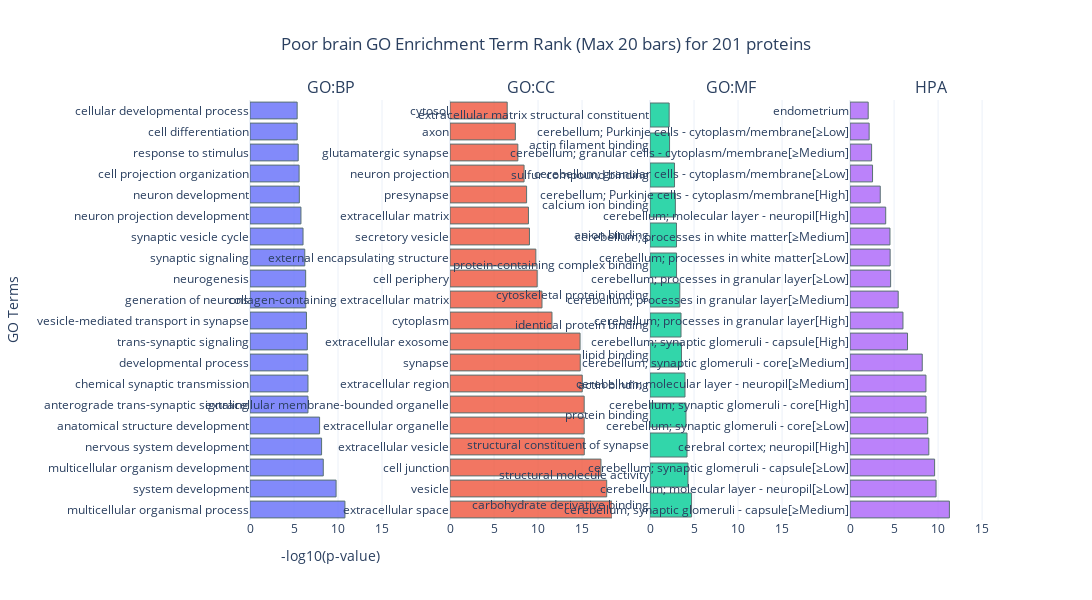
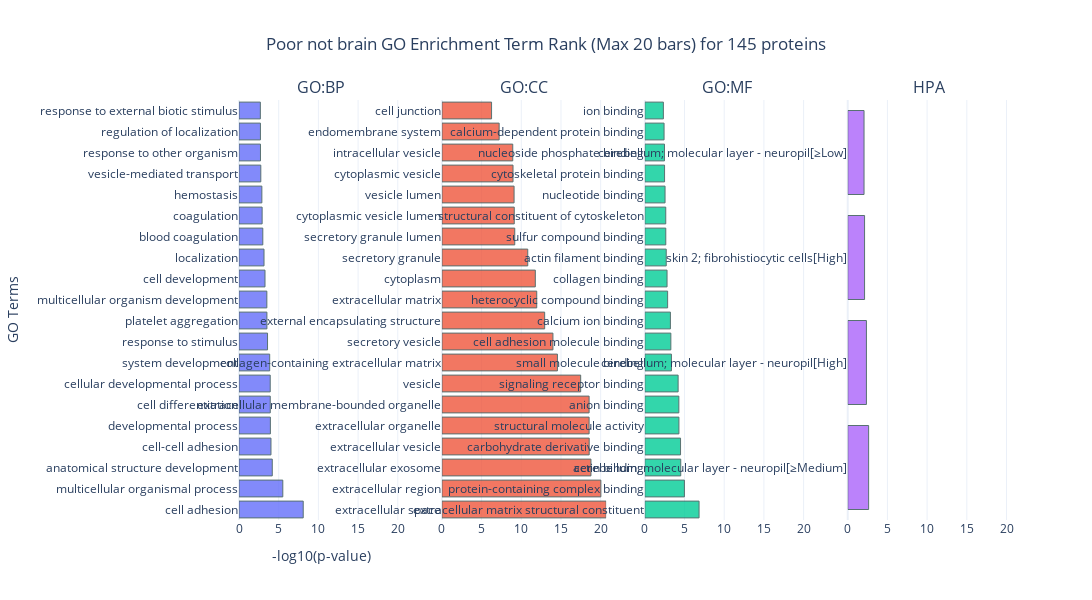
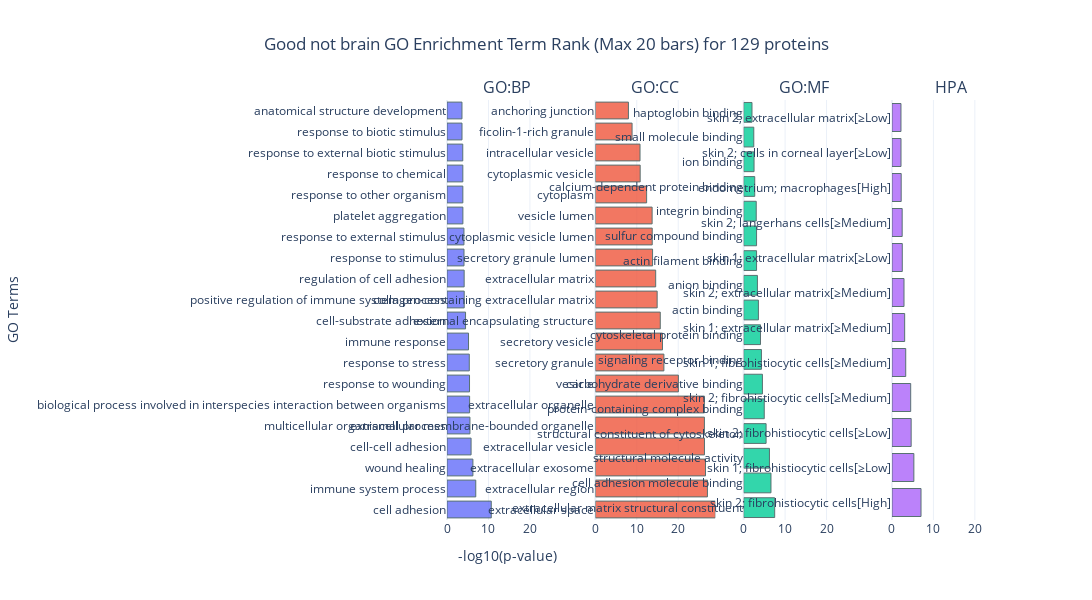
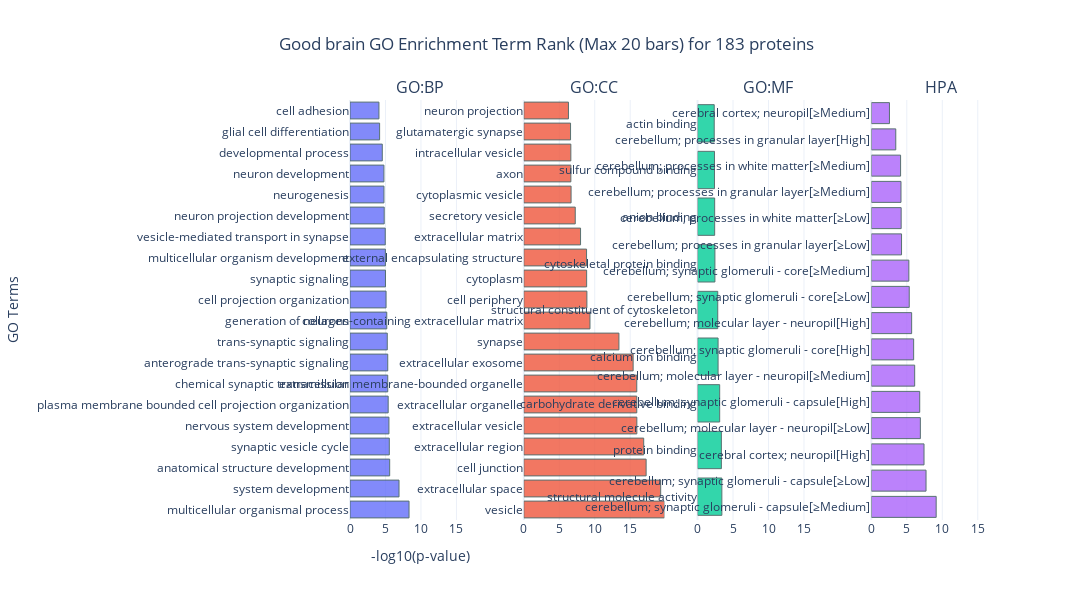

Notebook cell for these charts, in order:
### Code cell
samples = [poor_brain, poor_notbrain, good_notbrain, good_brain]
sample_names = ['Poor brain', 'Poor not brain', 'Good not brain', 'Good brain']
sample_protdict = {}

for i, sample in enumerate(samples):
    print(f"Processing sample: {sample_names[i]}")
    print(f"Sample content: {sample}")
    
    # Filter and average the DataFrame for the current sample
    averaged_df = prot_mlmarker_df_filtered[prot_mlmarker_df_filtered['filename'].isin(sample)].iloc[:, :-4].groupby('index').mean()
    print(averaged_df.shape)
    # Flatten the DataFrame and filter out zero values
    non_zero_values = averaged_df.values.flatten()
    non_zero_values = non_zero_values[non_zero_values != 0]
    
    # Calculate the 95th percentile for the non-zero values
    top_percentile_threshold = pd.Series(non_zero_values).quantile(0.99)
    print(f"95th percentile threshold for {sample_names[i]}: {top_percentile_threshold}")
    
    # Identify the indices where any column contains a value in the top 5%
    top_percentile_indices = list(averaged_df[averaged_df.apply(lambda row: any(row > top_percentile_threshold), axis=1)].index)
    print(f"Number of top percentile indices for {sample_names[i]}: {len(top_percentile_indices)}")
    
    # Store the indices in the dictionary
    sample_protdict[sample_names[i]] = top_percentile_indices
    
    # Perform GO enrichment and visualization
    godf = get_go_enrichment(top_percentile_indices)
    visualise_go_enrichment(godf, title=sample_names[i], max_bars=20, proteins=len(top_percentile_indices))

### Figure 1 — Plotly figure (JSON) as saved in the notebook; plotly's stock layout.template omitted (floating-point values rounded to 4 significant figures)
{"data": [{"hoverinfo": "x+y", "marker": {"line": {"color": "DarkSlateGrey", "width": 1}, "opacity": 0.8}, "name": "GO:BP", "orientation": "h", "type": "bar", "x": [10.79, 9.782, 8.325, 8.133, 7.905, 6.587, 6.587, 6.567, 6.513, 6.413, 6.333, 6.325, 6.222, 6.026, 5.787, 5.605, 5.579, 5.477, 5.364, 5.359], "xaxis": "x", "y": ["multicellular organismal process", "system development", "multicellular organism development", "nervous system development", "anatomical structure development", "anterograde trans-synaptic signaling", "chemical synaptic transmission", "developmental process", "trans-synaptic signaling", "vesicle-mediated transport in synapse", "generation of neurons", "neurogenesis", "synaptic signaling", "synaptic vesicle cycle", "neuron projection development", "neuron development", "cell projection organization", "response to stimulus", "cell differentiation", "cellular developmental process"], "yaxis": "y"}, {"hoverinfo": "x+y", "marker": {"line": {"color": "DarkSlateGrey", "width": 1}, "opacity": 0.8}, "name": "GO:CC", "orientation": "h", "type": "bar", "x": [18.4, 17.8, 17.15, 15.25, 15.24, 15.24, 15.02, 14.79, 14.77, 11.58, 10.45, 9.902, 9.751, 9.026, 8.911, 8.7, 8.413, 7.707, 7.422, 6.497], "xaxis": "x2", "y": ["extracellular space", "vesicle", "cell junction", "extracellular vesicle", "extracellular organelle", "extracellular membrane-bounded organelle", "extracellular region", "synapse", "extracellular exosome", "cytoplasm", "collagen-containing extracellular matrix", "cell periphery", "external encapsulating structure", "secretory vesicle", "extracellular matrix", "presynapse", "neuron projection", "glutamatergic synapse", "axon", "cytosol"], "yaxis": "y2"}, {"hoverinfo": "x+y", "marker": {"line": {"color": "DarkSlateGrey", "width": 1}, "opacity": 0.8}, "name": "GO:MF", "orientation": "h", "type": "bar", "x": [4.717, 4.307, 4.2, 4.081, 3.971, 3.572, 3.519, 3.38, 3.012, 3.004, 2.879, 2.781, 2.216, 2.171], "xaxis": "x3", "y": ["carbohydrate derivative binding", "structural molecule activity", "structural constituent of synapse", "protein binding", "actin binding", "lipid binding", "identical protein binding", "cytoskeletal protein binding", "protein-containing complex binding", "anion binding", "calcium ion binding", "sulfur compound binding", "actin filament binding", "extracellular matrix structural constituent"], "yaxis": "y3"}, {"hoverinfo": "x+y", "marker": {"line": {"color": "DarkSlateGrey", "width": 1}, "opacity": 0.8}, "name": "HPA", "orientation": "h", "type": "bar", "x": [11.28, 9.771, 9.606, 8.947, 8.819, 8.63, 8.62, 8.202, 6.528, 6.008, 5.467, 4.608, 4.552, 4.532, 4.049, 3.429, 2.552, 2.446, 2.167, 2.059], "xaxis": "x4", "y": ["cerebellum; synaptic glomeruli - capsule[≥Medium]", "cerebellum; molecular layer - neuropil[≥Low]", "cerebellum; synaptic glomeruli - capsule[≥Low]", "cerebral cortex; neuropil[High]", "cerebellum; synaptic glomeruli - core[≥Low]", "cerebellum; synaptic glomeruli - core[High]", "cerebellum; molecular layer - neuropil[≥Medium]", "cerebellum; synaptic glomeruli - core[≥Medium]", "cerebellum; synaptic glomeruli - capsule[High]", "cerebellum; processes in granular layer[High]", "cerebellum; processes in granular layer[≥Medium]", "cerebellum; processes in granular layer[≥Low]", "cerebellum; processes in white matter[≥Low]", "cerebellum; processes in white matter[≥Medium]", "cerebellum; molecular layer - neuropil[High]", "cerebellum; Purkinje cells - cytoplasm/membrane[High]", "cerebellum; granular cells - cytoplasm/membrane[≥Low]", "cerebellum; granular cells - cytoplasm/membrane[≥Medium]", "cerebellum; Purkinje cells - cytoplasm/membrane[≥Low]", "endometrium"], "yaxis": "y4"}], "layout": {"annotations": [{"font": {"size": 16}, "showarrow": false, "text": "GO:BP", "x": 0.1062, "xanchor": "center", "xref": "paper", "y": 1, "yanchor": "bottom", "yref": "paper"}, {"font": {"size": 16}, "showarrow": false, "text": "GO:CC", "x": 0.3688, "xanchor": "center", "xref": "paper", "y": 1, "yanchor": "bottom", "yref": "paper"}, {"font": {"size": 16}, "showarrow": false, "text": "GO:MF", "x": 0.6313, "xanchor": "center", "xref": "paper", "y": 1, "yanchor": "bottom", "yref": "paper"}, {"font": {"size": 16}, "showarrow": false, "text": "HPA", "x": 0.8938, "xanchor": "center", "xref": "paper", "y": 1, "yanchor": "bottom", "yref": "paper"}], "height": 600, "showlegend": false, "title": {"text": "Poor brain GO Enrichment Term Rank (Max 20 bars) for 201 proteins", "x": 0.5}, "width": 3000, "xaxis": {"anchor": "y", "domain": [0, 0.2125], "range": [0, 18.4], "title": {"text": "-log10(p-value)"}}, "xaxis2": {"anchor": "y2", "domain": [0.2625, 0.475], "range": [0, 18.4]}, "xaxis3": {"anchor": "y3", "domain": [0.525, 0.7375], "range": [0, 18.4]}, "xaxis4": {"anchor": "y4", "domain": [0.7875, 1], "range": [0, 18.4]}, "yaxis": {"anchor": "x", "domain": [0, 1], "title": {"text": "GO Terms"}}, "yaxis2": {"anchor": "x2", "domain": [0, 1]}, "yaxis3": {"anchor": "x3", "domain": [0, 1]}, "yaxis4": {"anchor": "x4", "domain": [0, 1]}}}

### Figure 2 — Plotly figure (JSON) as saved in the notebook; plotly's stock layout.template omitted (floating-point values rounded to 4 significant figures)
{"data": [{"hoverinfo": "x+y", "marker": {"line": {"color": "DarkSlateGrey", "width": 1}, "opacity": 0.8}, "name": "GO:BP", "orientation": "h", "type": "bar", "x": [8.09, 5.519, 4.191, 4.028, 3.954, 3.937, 3.933, 3.866, 3.595, 3.516, 3.508, 3.276, 3.152, 3.0, 2.914, 2.88, 2.746, 2.705, 2.699, 2.69], "xaxis": "x", "y": ["cell adhesion", "multicellular organismal process", "anatomical structure development", "cell-cell adhesion", "developmental process", "cell differentiation", "cellular developmental process", "system development", "response to stimulus", "platelet aggregation", "multicellular organism development", "cell development", "localization", "blood coagulation", "coagulation", "hemostasis", "vesicle-mediated transport", "response to other organism", "regulation of localization", "response to external biotic stimulus"], "yaxis": "y"}, {"hoverinfo": "x+y", "marker": {"line": {"color": "DarkSlateGrey", "width": 1}, "opacity": 0.8}, "name": "GO:CC", "orientation": "h", "type": "bar", "x": [20.69, 20.02, 18.78, 18.55, 18.54, 18.54, 17.48, 14.55, 13.99, 12.94, 11.95, 11.77, 10.81, 9.177, 9.112, 9.091, 8.958, 8.923, 7.21, 6.255], "xaxis": "x2", "y": ["extracellular space", "extracellular region", "extracellular exosome", "extracellular vesicle", "extracellular organelle", "extracellular membrane-bounded organelle", "vesicle", "collagen-containing extracellular matrix", "secretory vesicle", "external encapsulating structure", "extracellular matrix", "cytoplasm", "secretory granule", "secretory granule lumen", "cytoplasmic vesicle lumen", "vesicle lumen", "cytoplasmic vesicle", "intracellular vesicle", "endomembrane system", "cell junction"], "yaxis": "y2"}, {"hoverinfo": "x+y", "marker": {"line": {"color": "DarkSlateGrey", "width": 1}, "opacity": 0.8}, "name": "GO:MF", "orientation": "h", "type": "bar", "x": [6.832, 4.984, 4.523, 4.499, 4.296, 4.286, 4.196, 3.352, 3.278, 3.224, 2.873, 2.8, 2.696, 2.64, 2.636, 2.548, 2.488, 2.476, 2.424, 2.337], "xaxis": "x3", "y": ["extracellular matrix structural constituent", "protein-containing complex binding", "actin binding", "carbohydrate derivative binding", "structural molecule activity", "anion binding", "signaling receptor binding", "small molecule binding", "cell adhesion molecule binding", "calcium ion binding", "heterocyclic compound binding", "collagen binding", "actin filament binding", "sulfur compound binding", "structural constituent of cytoskeleton", "nucleotide binding", "cytoskeletal protein binding", "nucleoside phosphate binding", "calcium-dependent protein binding", "ion binding"], "yaxis": "y3"}, {"hoverinfo": "x+y", "marker": {"line": {"color": "DarkSlateGrey", "width": 1}, "opacity": 0.8}, "name": "HPA", "orientation": "h", "type": "bar", "x": [2.633, 2.354, 2.12, 2.054], "xaxis": "x4", "y": ["cerebellum; molecular layer - neuropil[≥Medium]", "cerebellum; molecular layer - neuropil[High]", "skin 2; fibrohistiocytic cells[High]", "cerebellum; molecular layer - neuropil[≥Low]"], "yaxis": "y4"}], "layout": {"annotations": [{"font": {"size": 16}, "showarrow": false, "text": "GO:BP", "x": 0.1062, "xanchor": "center", "xref": "paper", "y": 1, "yanchor": "bottom", "yref": "paper"}, {"font": {"size": 16}, "showarrow": false, "text": "GO:CC", "x": 0.3688, "xanchor": "center", "xref": "paper", "y": 1, "yanchor": "bottom", "yref": "paper"}, {"font": {"size": 16}, "showarrow": false, "text": "GO:MF", "x": 0.6313, "xanchor": "center", "xref": "paper", "y": 1, "yanchor": "bottom", "yref": "paper"}, {"font": {"size": 16}, "showarrow": false, "text": "HPA", "x": 0.8938, "xanchor": "center", "xref": "paper", "y": 1, "yanchor": "bottom", "yref": "paper"}], "height": 600, "showlegend": false, "title": {"text": "Poor not brain GO Enrichment Term Rank (Max 20 bars) for 145 proteins", "x": 0.5}, "width": 3000, "xaxis": {"anchor": "y", "domain": [0, 0.2125], "range": [0, 20.69], "title": {"text": "-log10(p-value)"}}, "xaxis2": {"anchor": "y2", "domain": [0.2625, 0.475], "range": [0, 20.69]}, "xaxis3": {"anchor": "y3", "domain": [0.525, 0.7375], "range": [0, 20.69]}, "xaxis4": {"anchor": "y4", "domain": [0.7875, 1], "range": [0, 20.69]}, "yaxis": {"anchor": "x", "domain": [0, 1], "title": {"text": "GO Terms"}}, "yaxis2": {"anchor": "x2", "domain": [0, 1]}, "yaxis3": {"anchor": "x3", "domain": [0, 1]}, "yaxis4": {"anchor": "x4", "domain": [0, 1]}}}

### Figure 3 — Plotly figure (JSON) as saved in the notebook; plotly's stock layout.template omitted (floating-point values rounded to 4 significant figures)
{"data": [{"hoverinfo": "x+y", "marker": {"line": {"color": "DarkSlateGrey", "width": 1}, "opacity": 0.8}, "name": "GO:BP", "orientation": "h", "type": "bar", "x": [10.68, 6.942, 6.248, 5.807, 5.533, 5.456, 5.432, 5.375, 5.192, 4.477, 4.15, 4.137, 4.103, 4.086, 3.83, 3.822, 3.819, 3.805, 3.62, 3.61], "xaxis": "x", "y": ["cell adhesion", "immune system process", "wound healing", "cell-cell adhesion", "multicellular organismal process", "biological process involved in interspecies interaction between organisms", "response to wounding", "response to stress", "immune response", "cell-substrate adhesion", "positive regulation of immune system process", "regulation of cell adhesion", "response to stimulus", "response to external stimulus", "platelet aggregation", "response to other organism", "response to chemical", "response to external biotic stimulus", "response to biotic stimulus", "anatomical structure development"], "yaxis": "y"}, {"hoverinfo": "x+y", "marker": {"line": {"color": "DarkSlateGrey", "width": 1}, "opacity": 0.8}, "name": "GO:CC", "orientation": "h", "type": "bar", "x": [28.95, 27.04, 26.58, 26.32, 26.31, 26.31, 20.03, 16.54, 16.21, 15.67, 14.92, 14.56, 13.81, 13.73, 13.7, 12.38, 10.82, 10.78, 8.868, 7.985], "xaxis": "x2", "y": ["extracellular space", "extracellular region", "extracellular exosome", "extracellular vesicle", "extracellular membrane-bounded organelle", "extracellular organelle", "vesicle", "secretory granule", "secretory vesicle", "external encapsulating structure", "collagen-containing extracellular matrix", "extracellular matrix", "secretory granule lumen", "cytoplasmic vesicle lumen", "vesicle lumen", "cytoplasm", "cytoplasmic vesicle", "intracellular vesicle", "ficolin-1-rich granule", "anchoring junction"], "yaxis": "y2"}, {"hoverinfo": "x+y", "marker": {"line": {"color": "DarkSlateGrey", "width": 1}, "opacity": 0.8}, "name": "GO:MF", "orientation": "h", "type": "bar", "x": [7.494, 6.596, 6.228, 5.42, 4.976, 4.537, 4.297, 4.072, 3.566, 3.329, 3.124, 3.12, 3.041, 2.68, 2.515, 2.453, 2.017], "xaxis": "x3", "y": ["extracellular matrix structural constituent", "cell adhesion molecule binding", "structural molecule activity", "structural constituent of cytoskeleton", "protein-containing complex binding", "carbohydrate derivative binding", "signaling receptor binding", "cytoskeletal protein binding", "actin binding", "anion binding", "actin filament binding", "sulfur compound binding", "integrin binding", "calcium-dependent protein binding", "ion binding", "small molecule binding", "haptoglobin binding"], "yaxis": "y3"}, {"hoverinfo": "x+y", "marker": {"line": {"color": "DarkSlateGrey", "width": 1}, "opacity": 0.8}, "name": "HPA", "orientation": "h", "type": "bar", "x": [7.014, 5.288, 4.636, 4.522, 3.326, 3.069, 2.912, 2.495, 2.469, 2.23, 2.188, 2.18], "xaxis": "x4", "y": ["skin 2; fibrohistiocytic cells[High]", "skin 1; fibrohistiocytic cells[≥Low]", "skin 2; fibrohistiocytic cells[≥Low]", "skin 2; fibrohistiocytic cells[≥Medium]", "skin 1; fibrohistiocytic cells[≥Medium]", "skin 1; extracellular matrix[≥Medium]", "skin 2; extracellular matrix[≥Medium]", "skin 1; extracellular matrix[≥Low]", "skin 2; langerhans cells[≥Medium]", "endometrium; macrophages[High]", "skin 2; cells in corneal layer[≥Low]", "skin 2; extracellular matrix[≥Low]"], "yaxis": "y4"}], "layout": {"annotations": [{"font": {"size": 16}, "showarrow": false, "text": "GO:BP", "x": 0.1062, "xanchor": "center", "xref": "paper", "y": 1, "yanchor": "bottom", "yref": "paper"}, {"font": {"size": 16}, "showarrow": false, "text": "GO:CC", "x": 0.3688, "xanchor": "center", "xref": "paper", "y": 1, "yanchor": "bottom", "yref": "paper"}, {"font": {"size": 16}, "showarrow": false, "text": "GO:MF", "x": 0.6313, "xanchor": "center", "xref": "paper", "y": 1, "yanchor": "bottom", "yref": "paper"}, {"font": {"size": 16}, "showarrow": false, "text": "HPA", "x": 0.8938, "xanchor": "center", "xref": "paper", "y": 1, "yanchor": "bottom", "yref": "paper"}], "height": 600, "showlegend": false, "title": {"text": "Good not brain GO Enrichment Term Rank (Max 20 bars) for 129 proteins", "x": 0.5}, "width": 3000, "xaxis": {"anchor": "y", "domain": [0, 0.2125], "range": [0, 28.95], "title": {"text": "-log10(p-value)"}}, "xaxis2": {"anchor": "y2", "domain": [0.2625, 0.475], "range": [0, 28.95]}, "xaxis3": {"anchor": "y3", "domain": [0.525, 0.7375], "range": [0, 28.95]}, "xaxis4": {"anchor": "y4", "domain": [0.7875, 1], "range": [0, 28.95]}, "yaxis": {"anchor": "x", "domain": [0, 1], "title": {"text": "GO Terms"}}, "yaxis2": {"anchor": "x2", "domain": [0, 1]}, "yaxis3": {"anchor": "x3", "domain": [0, 1]}, "yaxis4": {"anchor": "x4", "domain": [0, 1]}}}

### Figure 4 — Plotly figure (JSON) as saved in the notebook; plotly's stock layout.template omitted (floating-point values rounded to 4 significant figures)
{"data": [{"hoverinfo": "x+y", "marker": {"line": {"color": "DarkSlateGrey", "width": 1}, "opacity": 0.8}, "name": "GO:BP", "orientation": "h", "type": "bar", "x": [8.32, 6.908, 5.592, 5.539, 5.486, 5.381, 5.319, 5.319, 5.254, 5.183, 5.083, 4.999, 4.988, 4.966, 4.821, 4.786, 4.781, 4.551, 4.172, 4.08], "xaxis": "x", "y": ["multicellular organismal process", "system development", "anatomical structure development", "synaptic vesicle cycle", "nervous system development", "plasma membrane bounded cell projection organization", "chemical synaptic transmission", "anterograde trans-synaptic signaling", "trans-synaptic signaling", "generation of neurons", "cell projection organization", "synaptic signaling", "multicellular organism development", "vesicle-mediated transport in synapse", "neuron projection development", "neurogenesis", "neuron development", "developmental process", "glial cell differentiation", "cell adhesion"], "yaxis": "y"}, {"hoverinfo": "x+y", "marker": {"line": {"color": "DarkSlateGrey", "width": 1}, "opacity": 0.8}, "name": "GO:CC", "orientation": "h", "type": "bar", "x": [19.83, 19.29, 17.24, 16.9, 15.94, 15.93, 15.93, 15.41, 13.41, 9.329, 8.897, 8.861, 8.849, 8.002, 7.257, 6.667, 6.637, 6.634, 6.593, 6.297], "xaxis": "x2", "y": ["vesicle", "extracellular space", "cell junction", "extracellular region", "extracellular vesicle", "extracellular organelle", "extracellular membrane-bounded organelle", "extracellular exosome", "synapse", "collagen-containing extracellular matrix", "cell periphery", "cytoplasm", "external encapsulating structure", "extracellular matrix", "secretory vesicle", "cytoplasmic vesicle", "axon", "intracellular vesicle", "glutamatergic synapse", "neuron projection"], "yaxis": "y2"}, {"hoverinfo": "x+y", "marker": {"line": {"color": "DarkSlateGrey", "width": 1}, "opacity": 0.8}, "name": "GO:MF", "orientation": "h", "type": "bar", "x": [3.426, 3.359, 3.119, 2.895, 2.847, 2.447, 2.413, 2.387, 2.35], "xaxis": "x3", "y": ["structural molecule activity", "protein binding", "carbohydrate derivative binding", "calcium ion binding", "structural constituent of cytoskeleton", "cytoskeletal protein binding", "anion binding", "sulfur compound binding", "actin binding"], "yaxis": "y3"}, {"hoverinfo": "x+y", "marker": {"line": {"color": "DarkSlateGrey", "width": 1}, "opacity": 0.8}, "name": "HPA", "orientation": "h", "type": "bar", "x": [9.14, 7.712, 7.427, 6.912, 6.821, 6.109, 5.964, 5.684, 5.344, 5.289, 4.258, 4.205, 4.181, 4.124, 3.446, 2.555], "xaxis": "x4", "y": ["cerebellum; synaptic glomeruli - capsule[≥Medium]", "cerebellum; synaptic glomeruli - capsule[≥Low]", "cerebral cortex; neuropil[High]", "cerebellum; molecular layer - neuropil[≥Low]", "cerebellum; synaptic glomeruli - capsule[High]", "cerebellum; molecular layer - neuropil[≥Medium]", "cerebellum; synaptic glomeruli - core[High]", "cerebellum; molecular layer - neuropil[High]", "cerebellum; synaptic glomeruli - core[≥Low]", "cerebellum; synaptic glomeruli - core[≥Medium]", "cerebellum; processes in granular layer[≥Low]", "cerebellum; processes in white matter[≥Low]", "cerebellum; processes in granular layer[≥Medium]", "cerebellum; processes in white matter[≥Medium]", "cerebellum; processes in granular layer[High]", "cerebral cortex; neuropil[≥Medium]"], "yaxis": "y4"}], "layout": {"annotations": [{"font": {"size": 16}, "showarrow": false, "text": "GO:BP", "x": 0.1062, "xanchor": "center", "xref": "paper", "y": 1, "yanchor": "bottom", "yref": "paper"}, {"font": {"size": 16}, "showarrow": false, "text": "GO:CC", "x": 0.3688, "xanchor": "center", "xref": "paper", "y": 1, "yanchor": "bottom", "yref": "paper"}, {"font": {"size": 16}, "showarrow": false, "text": "GO:MF", "x": 0.6313, "xanchor": "center", "xref": "paper", "y": 1, "yanchor": "bottom", "yref": "paper"}, {"font": {"size": 16}, "showarrow": false, "text": "HPA", "x": 0.8938, "xanchor": "center", "xref": "paper", "y": 1, "yanchor": "bottom", "yref": "paper"}], "height": 600, "showlegend": false, "title": {"text": "Good brain GO Enrichment Term Rank (Max 20 bars) for 183 proteins", "x": 0.5}, "width": 3000, "xaxis": {"anchor": "y", "domain": [0, 0.2125], "range": [0, 19.83], "title": {"text": "-log10(p-value)"}}, "xaxis2": {"anchor": "y2", "domain": [0.2625, 0.475], "range": [0, 19.83]}, "xaxis3": {"anchor": "y3", "domain": [0.525, 0.7375], "range": [0, 19.83]}, "xaxis4": {"anchor": "y4", "domain": [0.7875, 1], "range": [0, 19.83]}, "yaxis": {"anchor": "x", "domain": [0, 1], "title": {"text": "GO Terms"}}, "yaxis2": {"anchor": "x2", "domain": [0, 1]}, "yaxis3": {"anchor": "x3", "domain": [0, 1]}, "yaxis4": {"anchor": "x4", "domain": [0, 1]}}}
